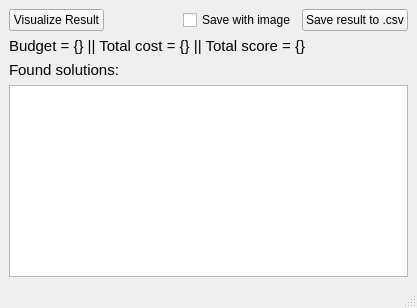
<?xml version="1.0" encoding="UTF-8"?>
<ui version="4.0">
 <class>ResultWindow</class>
 <widget class="QMainWindow" name="ResultWindow">
  <property name="geometry">
   <rect>
    <x>0</x>
    <y>0</y>
    <width>417</width>
    <height>308</height>
   </rect>
  </property>
  <property name="windowTitle">
   <string>NRP Solver - Result</string>
  </property>
  <widget class="QWidget" name="centralwidget">
   <layout class="QVBoxLayout" name="verticalLayout">
    <item>
     <layout class="QHBoxLayout" name="horizontalLayout">
      <item>
       <widget class="QPushButton" name="btnVisualize">
        <property name="font">
         <font>
          <pointsize>9</pointsize>
         </font>
        </property>
        <property name="text">
         <string>Visualize Result</string>
        </property>
       </widget>
      </item>
      <item>
       <spacer name="horizontalSpacer">
        <property name="orientation">
         <enum>Qt::Horizontal</enum>
        </property>
        <property name="sizeHint" stdset="0">
         <size>
          <width>168</width>
          <height>17</height>
         </size>
        </property>
       </spacer>
      </item>
      <item>
       <widget class="QCheckBox" name="checkSaveImg">
        <property name="font">
         <font>
          <pointsize>9</pointsize>
         </font>
        </property>
        <property name="text">
         <string>Save with image</string>
        </property>
       </widget>
      </item>
      <item>
       <widget class="QPushButton" name="btnSaveResult">
        <property name="font">
         <font>
          <pointsize>9</pointsize>
         </font>
        </property>
        <property name="text">
         <string>Save result to .csv</string>
        </property>
       </widget>
      </item>
     </layout>
    </item>
    <item>
     <widget class="QLabel" name="labelTotalInfo">
      <property name="font">
       <font>
        <pointsize>11</pointsize>
       </font>
      </property>
      <property name="text">
       <string>Budget = {} || Total cost = {} || Total score = {} </string>
      </property>
     </widget>
    </item>
    <item>
     <widget class="QLabel" name="labelSolution">
      <property name="font">
       <font>
        <pointsize>11</pointsize>
       </font>
      </property>
      <property name="text">
       <string>Found solutions:</string>
      </property>
     </widget>
    </item>
    <item>
     <widget class="QTableWidget" name="tableResult"/>
    </item>
   </layout>
  </widget>
  <widget class="QMenuBar" name="menubar">
   <property name="geometry">
    <rect>
     <x>0</x>
     <y>0</y>
     <width>417</width>
     <height>18</height>
    </rect>
   </property>
  </widget>
  <widget class="QStatusBar" name="statusbar"/>
 </widget>
 <resources/>
 <connections/>
</ui>
